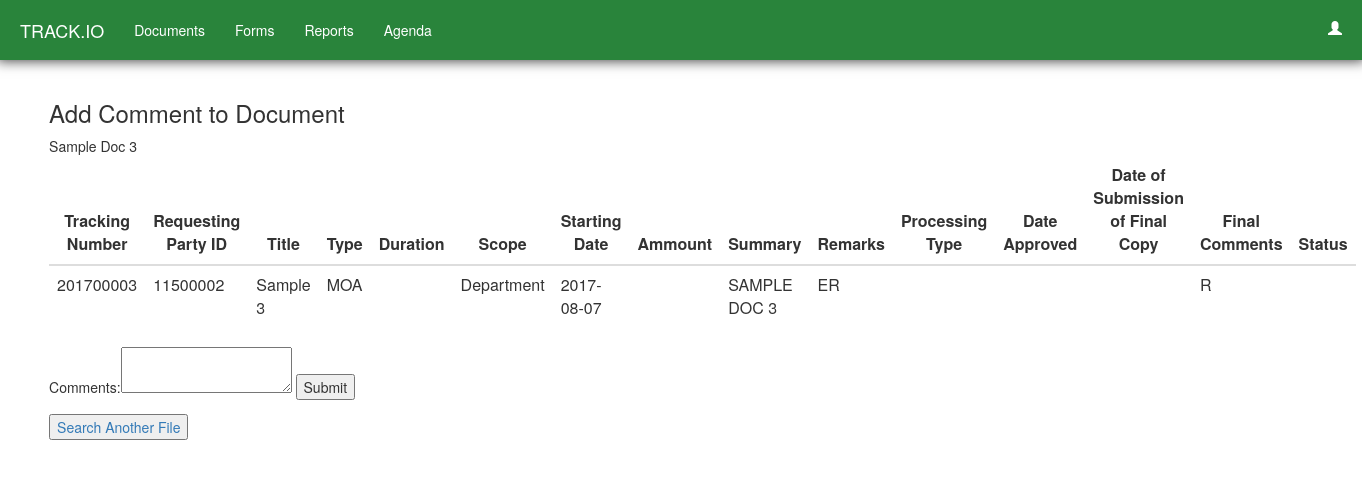
The app's page /comments2.php?tracking_no=201700003 with its own data.
### tables this page shows
CREATE TABLE `documents` (
  `trackingNumber` int(11) NOT NULL,
  `requestingPartyID` int(11) DEFAULT NULL,
  `title` varchar(45) NOT NULL,
  `type` varchar(3) NOT NULL,
  `processingType` varchar(3) NOT NULL,
  `scope` varchar(45) NOT NULL,
  `startingDate` date NOT NULL,
  `amount` float DEFAULT NULL,
  `summary` varchar(50) DEFAULT NULL,
  `remarks` varchar(50) DEFAULT NULL,
  `duration` varchar(10) DEFAULT NULL,
  `annotationTrackingNumber` int(11) DEFAULT NULL,
  `revisionTrackingNumber` int(11) DEFAULT NULL,
  `status` varchar(3) NOT NULL,
  `dateApproved` date DEFAULT NULL,
  `dateSubmissionOfFinalCopy` date DEFAULT NULL,
  `finalComments` longtext,
  `store_safe` int(3) NOT NULL DEFAULT '1',
  PRIMARY KEY (`trackingNumber`,`type`,`processingType`,`status`),
  KEY `fk_documents_requesting_party1_idx` (`requestingPartyID`),
  KEY `fk_documents_doc_type_ref1_idx` (`type`),
  KEY `fk_documents_status_ref1_idx` (`status`),
  KEY `fk_documents_process_type_ref1_idx` (`processingType`),
  KEY `fk_docu_title` (`title`),
  CONSTRAINT `fk_documents_doc_type_ref1` FOREIGN KEY (`type`) REFERENCES `doc_type_ref` (`code`) ON DELETE NO ACTION ON UPDATE NO ACTION,
  CONSTRAINT `fk_documents_process_type_ref1` FOREIGN KEY (`processingType`) REFERENCES `process_type_ref` (`code`) ON DELETE NO ACTION ON UPDATE NO ACTION,
  CONSTRAINT `fk_documents_requesting_party1` FOREIGN KEY (`requestingPartyID`) REFERENCES `requesting_party` (`idNumber`) ON DELETE NO ACTION ON UPDATE NO ACTION,
  CONSTRAINT `fk_documents_status_ref1` FOREIGN KEY (`status`) REFERENCES `status_ref` (`code`) ON DELETE NO ACTION ON UPDATE NO ACTION
);

### comments2.php (the view, shortened to what this page needs)
<html>
	<head>
		<link rel="stylesheet" href="https://maxcdn.bootstrapcdn.com/bootstrap/3.3.7/css/bootstrap.min.css">
	</head>
	<?php
		require_once('mysql_connect.php');
		$usertype = $_SESSION['usertype'];
		$username = $_SESSION['username'];
	?>
	<body>
		<header>
			<nav class="navbar navbar-fixed-top">
				<div class="container-fluid">
					<div class="navbar-header">
						<a class="navbar-brand" href="home.php" style="color: white">TRACK.IO</a>
					</div>
					<div class="collapse navbar-collapse" id="bs-example-navbar-collapse-1">
						<ul class="nav navbar-nav navbar-left">
							<li class="dropdown"><a class="dropdown-toggle" data-toggle="dropdown">Documents</a>
							</li>
							<li class="dropdown"><a class="dropdown-toggle" data-toggle="dropdown">Forms</a>
							</li>
							<li class="dropdown"><a class="dropdown-toggle" data-toggle="dropdown">Reports</a>
							</li>
							<?php if ($usertype != '105') { echo '<li><a href="agendaview.php">Agenda</a></li>'; } ?>
						</ul>
						<div class="collapse navbar-collapse" id="bs-example-navbar-collapse-1">
							<ul class="nav navbar-nav navbar-right">
								<li class="dropdown"><a class="dropdown-toggle" data-toggle="dropdown"><span class="glyphicon glyphicon-user"></span><?php echo " " . $username; ?></a>
								</li>
							</ul>
						</div>
					</div>
				</div>
			</nav>
		</header>
		<div class="container">
			<h3>Add Comment to Document</h3>
			<div class="row">
				<div class="col-sm-12">
<?php
$count = 0;
    if (ISSET($_GET['tracking_no'])){
		$trackingnum = $_GET['tracking_no'];
		$query = "SELECT * FROM documents WHERE trackingNumber LIKE '%".$trackingnum."%' AND  store_safe='1'";
		$result = mysqli_query($dbc,$query);
		$count = mysqli_num_rows($result);
	}
	if ($count == 0) {
        echo  'There are no results!';
		}
	else {
		echo
		'<table class="table table-hover">
		<thead>
        <tr>
        <th style="text-align: center;">Tracking Number</th>
        <th style="text-align: center;">Requesting Party ID</th>
		<th style="text-align: center;">Title</th>
        <th style="text-align: center;">Type</th>
        <th style="text-align: center;">Duration</th>
        <th style="text-align: center;">Scope</th>
        <th style="text-align: center;">Starting Date</th>
        <th style="text-align: center;">Ammount</th>
        <th style="text-align: center;">Summary</th>
        <th style="text-align: center;">Remarks</th>
		<th style="text-align: center;">Processing Type</th>
		<th style="text-align: center;">Date Approved</th>
        <th style="text-align: center;">Date of Submission of Final Copy</th>
		<th style="text-align: center;">Final Comments</th>
		<th style="text-align: center;">Status</th>
        </tr>
		</thead><tbody>';
        while ($row = mysqli_fetch_array($result, MYSQLI_ASSOC))
        {
            $tracking      =$row['trackingNumber'];
			$request	   =$row['requestingPartyID'];
            $title         =$row['title'];
            $type          =$row['type'];
            $duration      =$row['duration'];
            $scope         =$row['scope'];
            $startdate     =$row['startingDate'];
            $amount        =$row['amount'];
            $summary       =$row['summary'];
            $remarks       =$row['remarks'];
            $processtype   =$row['processingType'];
            $approvedate   =$row['dateApproved'];
            $finalsubdate  =$row['dateSubmissionOfFinalCopy'];
            $finalcomment  =$row['finalComments'];
            $status        =$row['status'];
            echo "<tr>
            <td>{$tracking}</td>
			<td>{$request}</td>
            <td>{$title}</td>
            <td>{$type}</td>
			<td>{$duration}</td>
            <td>{$scope}</td>
            <td>{$startdate}</td>
			<td>{$amount}</td>
            <t>{$summary}</td>
            <td>{$remarks}</td>
			<td>{$processtype}</td>
            <td>{$approvedate}</td>
            <td>{$finalsubdate}</td>
			<td>{$finalcomment}</td>
			<td>{$status}</td>
            </tr>";
        }
		echo '</tbody></table>';
		}
?>
		<form action = "" method="POST">
		Comments:<textarea name="comments"></textarea>
		<input type="submit" value="Submit" name="submit">
		</form>
		<form action = "<?php echo $_SERVER['PHP_SELF'];?>" method = "post">
		<div class="btn-group">
		<button><a href="comments.php">Search Another File</a></button>
		</div>
		</form>
		</div>
		</div>
	</body>
</body>
</html>

### comments2.php (style rules this page uses)
body { background-color: white; }
.container { padding-top: 80px; width: 95%; }
.navbar { background-color: #29843b; border-width: 5px; border-radius: 0px; -webkit-box-shadow: 0px -2px 12px 3px rgba(0,0,0,0.75); -moz-box-shadow: 0px -2px 12px 3px rgba(0,0,0,0.75); box-shadow: 0px -2px 12px 3px rgba(0,0,0,0.75); }
.navbar .nav > li > a, .navbar .nav > li > a { color: white; text-shadow: none; }
.navbar .nav > .dropdown > a, .navbar .nav > .dropdown > a:hover, .navbar .nav > .dropdown > a:focus { background-color: transparent; }

### records on screen
documents: trackingNumber "201700003", requestingPartyID "11500002", title "Sample 3", type "MOA", scope "Department", startingDate "2017-08-07", summary "Sample Doc 3", remarks "SAMPLE DOC 3", processingType "ER", status "R"
